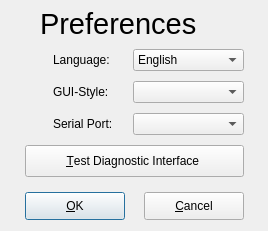
<ui version="4.0" >
 <class>Preferences_Dialog</class>
 <widget class="QDialog" name="Preferences_Dialog" >
  <property name="windowModality" >
   <enum>Qt::ApplicationModal</enum>
  </property>
  <property name="geometry" >
   <rect>
    <x>0</x>
    <y>0</y>
    <width>268</width>
    <height>231</height>
   </rect>
  </property>
  <property name="sizePolicy" >
   <sizepolicy vsizetype="Preferred" hsizetype="Preferred" >
    <horstretch>230</horstretch>
    <verstretch>199</verstretch>
   </sizepolicy>
  </property>
  <property name="minimumSize" >
   <size>
    <width>268</width>
    <height>231</height>
   </size>
  </property>
  <property name="maximumSize" >
   <size>
    <width>268</width>
    <height>231</height>
   </size>
  </property>
  <property name="font" >
   <font>
    <family>Liberation Sans</family>
   </font>
  </property>
  <property name="windowTitle" >
   <string>Preferences</string>
  </property>
  <widget class="QLabel" name="title_label" >
   <property name="geometry" >
    <rect>
     <x>40</x>
     <y>7</y>
     <width>200</width>
     <height>34</height>
    </rect>
   </property>
   <property name="font" >
    <font>
     <pointsize>22</pointsize>
    </font>
   </property>
   <property name="text" >
    <string>Preferences</string>
   </property>
   <property name="scaledContents" >
    <bool>false</bool>
   </property>
  </widget>
  <widget class="QPushButton" name="ok_pushButton" >
   <property name="geometry" >
    <rect>
     <x>25</x>
     <y>192</y>
     <width>100</width>
     <height>28</height>
    </rect>
   </property>
   <property name="text" >
    <string>&amp;OK</string>
   </property>
  </widget>
  <widget class="QPushButton" name="cancel_pushButton" >
   <property name="geometry" >
    <rect>
     <x>144</x>
     <y>192</y>
     <width>100</width>
     <height>28</height>
    </rect>
   </property>
   <property name="text" >
    <string>&amp;Cancel</string>
   </property>
  </widget>
  <widget class="QPushButton" name="testinterface_pushButton" >
   <property name="geometry" >
    <rect>
     <x>25</x>
     <y>145</y>
     <width>219</width>
     <height>32</height>
    </rect>
   </property>
   <property name="text" >
    <string>      &amp;Test Diagnostic Interface       </string>
   </property>
   <property name="icon" >
    <iconset resource="../resources/FreeSSM.qrc" >
     <normaloff>:/icons/chrystal/32x32/input_devices_settings.png</normaloff>:/icons/chrystal/32x32/input_devices_settings.png</iconset>
   </property>
   <property name="iconSize" >
    <size>
     <width>24</width>
     <height>24</height>
    </size>
   </property>
  </widget>
  <widget class="QComboBox" name="serialport_comboBox" >
   <property name="geometry" >
    <rect>
     <x>133</x>
     <y>113</y>
     <width>111</width>
     <height>22</height>
    </rect>
   </property>
  </widget>
  <widget class="QComboBox" name="language_comboBox" >
   <property name="geometry" >
    <rect>
     <x>133</x>
     <y>49</y>
     <width>111</width>
     <height>22</height>
    </rect>
   </property>
   <item>
    <property name="text" >
     <string>English</string>
    </property>
   </item>
   <item>
    <property name="text" >
     <string>German</string>
    </property>
   </item>
  </widget>
  <widget class="QLabel" name="language_label" >
   <property name="geometry" >
    <rect>
     <x>53</x>
     <y>52</y>
     <width>75</width>
     <height>16</height>
    </rect>
   </property>
   <property name="text" >
    <string>Language:</string>
   </property>
   <property name="scaledContents" >
    <bool>false</bool>
   </property>
  </widget>
  <widget class="QLabel" name="serialport_label" >
   <property name="geometry" >
    <rect>
     <x>53</x>
     <y>116</y>
     <width>75</width>
     <height>16</height>
    </rect>
   </property>
   <property name="text" >
    <string>Serial Port:</string>
   </property>
  </widget>
  <widget class="QLabel" name="label" >
   <property name="geometry" >
    <rect>
     <x>10</x>
     <y>13</y>
     <width>24</width>
     <height>24</height>
    </rect>
   </property>
   <property name="text" >
    <string/>
   </property>
   <property name="pixmap" >
    <pixmap>:/icons/preferences24.png</pixmap>
   </property>
  </widget>
  <widget class="QLabel" name="label_2" >
   <property name="geometry" >
    <rect>
     <x>25</x>
     <y>48</y>
     <width>22</width>
     <height>22</height>
    </rect>
   </property>
   <property name="text" >
    <string/>
   </property>
   <property name="pixmap" >
    <pixmap resource="../resources/FreeSSM.qrc" >:/icons/oxygen/22x22/preferences-desktop-locale.png</pixmap>
   </property>
  </widget>
  <widget class="QLabel" name="label_3" >
   <property name="geometry" >
    <rect>
     <x>25</x>
     <y>112</y>
     <width>22</width>
     <height>22</height>
    </rect>
   </property>
   <property name="text" >
    <string/>
   </property>
   <property name="pixmap" >
    <pixmap resource="../resources/FreeSSM.qrc" >:/icons/chrystal/22x22/hardware.png</pixmap>
   </property>
  </widget>
  <widget class="QLabel" name="label_4" >
   <property name="geometry" >
    <rect>
     <x>9</x>
     <y>10</y>
     <width>26</width>
     <height>26</height>
    </rect>
   </property>
   <property name="text" >
    <string/>
   </property>
   <property name="pixmap" >
    <pixmap resource="../resources/FreeSSM.qrc" >:/icons/oxygen/32x32/preferences-system.png</pixmap>
   </property>
   <property name="scaledContents" >
    <bool>true</bool>
   </property>
  </widget>
  <widget class="QComboBox" name="guistyle_comboBox" >
   <property name="geometry" >
    <rect>
     <x>133</x>
     <y>81</y>
     <width>111</width>
     <height>22</height>
    </rect>
   </property>
  </widget>
  <widget class="QLabel" name="guistyle_label" >
   <property name="geometry" >
    <rect>
     <x>53</x>
     <y>84</y>
     <width>75</width>
     <height>16</height>
    </rect>
   </property>
   <property name="text" >
    <string>GUI-Style:</string>
   </property>
  </widget>
  <widget class="QLabel" name="label_5" >
   <property name="geometry" >
    <rect>
     <x>25</x>
     <y>80</y>
     <width>22</width>
     <height>22</height>
    </rect>
   </property>
   <property name="text" >
    <string/>
   </property>
   <property name="pixmap" >
    <pixmap resource="../resources/FreeSSM.qrc" >:/icons/oxygen/22x22/preferences-desktop-theme.png</pixmap>
   </property>
  </widget>
 </widget>
 <tabstops>
  <tabstop>language_comboBox</tabstop>
  <tabstop>serialport_comboBox</tabstop>
  <tabstop>testinterface_pushButton</tabstop>
  <tabstop>ok_pushButton</tabstop>
  <tabstop>cancel_pushButton</tabstop>
 </tabstops>
 <resources>
  <include location="../resources/FreeSSM.qrc" />
 </resources>
 <connections/>
</ui>
